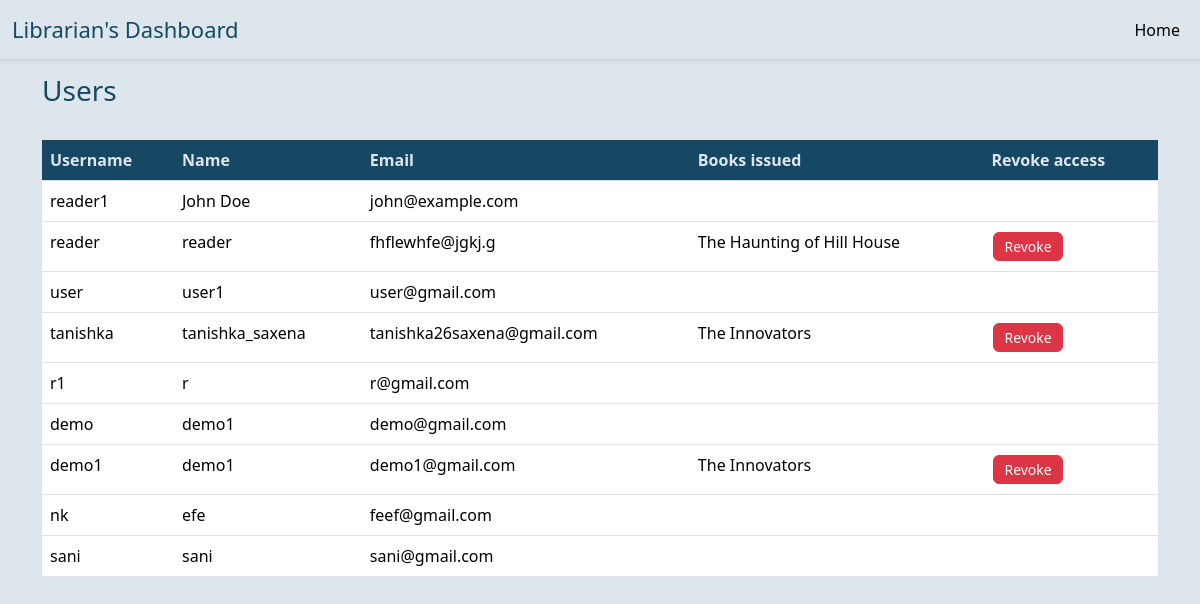
The app's page /admin_dashboard/display_users (signed in) with its own data.
### models.py (models this page shows, shortened)
class Reader(db.Model):
    __tablename__ = 'reader'
    id = db.Column(db.Integer, primary_key=True)
    username = db.Column(db.String(80), unique=True, nullable=False)
    passhash = db.Column(db.String(100), nullable=False)
    name = db.Column(db.String(100))
    email = db.Column(db.String(120), unique=True, nullable=False)
    books_issued = db.relationship('Book', secondary='books_issued', backref='readers', lazy=True)
    registration_date = db.Column(db.DateTime, nullable=False)
    books_count = db.Column(db.Integer, default=0)
    @property
    def password(self):
        raise AttributeError('Password is not a readable attribute.')

class Book(db.Model):
    __tablename__ = 'book'
    id = db.Column(db.Integer, primary_key = True)
    name = db.Column(db.String(100), nullable = False)
    section_id = db.Column(db.Integer, db.ForeignKey('section.id'))
    author = db.Column(db.String(100), nullable = False)
    file = db.Column(db.String)
    description = db.Column(db.String, nullable = False)
    image = db.Column(db.String)
    feedback = db.relationship('feedback', backref='book', lazy=True)

### routes.py (the view)
@app.route('/admin_dashboard/display_users' ,  methods=['GET', 'POST'])
def display_users():
    if 'user_id' not in session:
        return redirect(url_for('admin_login'))
    users = Reader.query.all()
    return render_template('display_users.html' , users=users)

### templates/display_users.html (shortened to what this page needs)
<!doctype html>
<html lang="en">
<head>
    <link href="https://cdn.jsdelivr.net/npm/bootstrap@5.3.3/dist/css/bootstrap.min.css" rel="stylesheet">
</head>
<body>
<nav class="navbar navbar-expand-lg bg-#DDE6ED">
    <div class="container-fluid">
        <a class="navbar-brand" href="#">Librarian's Dashboard</a>
        <div class="collapse navbar-collapse" id="navbarSupportedContent">
            <ul class="navbar-nav  mb-2 mb-lg-0 ms-auto">
                <li class="nav-item">
                    <a class="nav-link active" aria-current="page" href="{{url_for('admin_dashboard')}}">Home</a>
                </li>
            </ul>
        </div>
    </div>
</nav>
<div class="container">
    <table class="table table-hover ">
        <h3>Users</h3>
        <br>
        <thead>
        <tr>
            <th>Username</th>
            <th>Name</th>
            <th>Email</th>
            <th>Books issued</th>
            <th>Revoke access</th>
        </tr>
        </thead>
        <tbody>
        {% for user in users %}
            {% if user.books_issued|length > 0 %}
                {% for book in user.books_issued %}
                    <tr>
                        <td>{{ user.username }}</td>
                        <td>{{ user.name }}</td>
                        <td>{{ user.email }}</td>
                        <td>{{ book.name }}</td>
                        <td>
                            <form action="{{ url_for('revoke_book', reader_id=user.id, book_id=book.id) }}" method="post" style="display: inline;">
                                <button type="submit" class="btn btn-danger revoke-btn">Revoke</button>
                            </form>
                        </td>
                    </tr>
                {% endfor %}
            {% else %}
                <tr>
                    <td>{{ user.username }}</td>
                    <td>{{ user.name }}</td>
                    <td>{{ user.email }}</td>
                    <td></td>
                    <td></td>
                </tr>
            {% endif %}
        {% endfor %}
        </tbody>
    </table>
</div>
</body>
</html>

### templates/display_users.html (style rules this page uses)
body { min-height: 100vh; position: relative; padding-bottom: 100px; background-color: #dde6ed; }
a.navbar-brand { color: #164863; font-size: 22px; }
.navbar { box-shadow: 0px 2px 4px rgba(0, 0, 0, 0.1); }
.container { margin-top: 15px; color: #164863; }
th { color: #164863; }
thead tr th { background-color: #164863 !important; color: #dde6ed !important; }
.revoke-btn { padding: 3px 10px; font-size: 14px; margin:2px; }

### records on screen
Reader: username "reader1", name "John Doe", email "john@example.com"
Reader: username "reader", name "reader", email "fhflewhfe@jgkj.g"
Book: name "The Haunting of Hill House"
Reader: username "user", name "user1", email "user@gmail.com"
Reader: username "tanishka", name "tanishka_saxena", email "tanishka26saxena@gmail.com"
Book: name "The Innovators"
Reader: username "r1", name "r", email "r@gmail.com"
Reader: username "demo", name "demo1", email "demo@gmail.com"
Reader: username "demo1", name "demo1", email "demo1@gmail.com"
Reader: username "nk", name "efe", email "feef@gmail.com"
Reader: username "sani", name "sani", email "sani@gmail.com"
